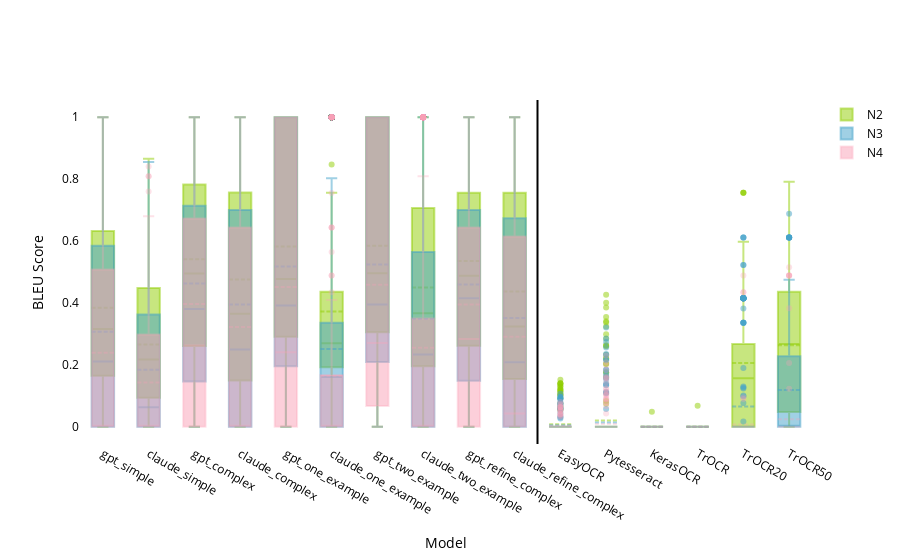

Notebook code cell kept with this figure:
### Code cell
bleu_n2['source'] = 'N2'
bleu_n3['source'] = 'N3'
bleu_n4['source'] = 'N4'
# bleu_n3_noheader['source'] = 'N3 No Header'


combined_bleu = pd.concat([bleu_n2, bleu_n3, bleu_n4])
# combined_bleu = pd.concat([bleu_n3, bleu_n3_noheader])

n2_color = "rgba(143,206,0, 0.5)"  #green
n3_color = "rgba(67, 162, 202, 0.5)"  # semi-transparent blue
df_color = "rgba(250, 159, 181, 0.3)"  # lighter pink with more transparency


fig = go.Figure()

for model in llm_order + ocr_order + ocr_ft_order:
    for source, color in zip(['N2', 'N3', 'N4'], [n2_color, n3_color, df_color]):
    # for source, color in zip(['N3', 'N3 No Header'], [n3_color, df_color]):
        fig.add_trace(go.Box(
            x=combined_bleu[(combined_bleu['model'] == model) & (combined_bleu['source'] == source)]['model'],
            y=combined_bleu[(combined_bleu['model'] == model) & (combined_bleu['source'] == source)]['bleu'],
            # name=f"{model} ({source})",
            boxmean=True,
            marker=dict(color=color),
            showlegend=False  
        ))

fig.add_trace(go.Box(
    y=[None],  
    name='N2',
    marker=dict(color=n2_color),
    showlegend=Falase  
))

fig.add_trace(go.Box(
    y=[None],  
    name='N3',
    marker=dict(color=n3_color),
    showlegend=False 
))

fig.add_trace(go.Box(
    y=[None],  
    name='N4',
    marker=dict(color=df_color),
    showlegend=False  
))

fig.update_layout(
    # title='Comparison of BLEU Scores (N=2 vs. N=3 vs. N=4, All normalized)',
    xaxis_title='Model',
    yaxis_title='BLEU Score',
    font_color = 'black',
    plot_bgcolor='rgba(0,0,0,0)',
    # paper_bgcolor='rgba(0,0,0,0)',
    xaxis=dict(
        categoryorder='array',
        categoryarray=llm_order + ocr_order + ocr_ft_order
    ),
    shapes=[
        dict(
            type="line",
            x0=len(llm_order) - 0.5,
            x1=len(llm_order) - 0.5,
            y0=0,
            y1=1,
            xref="x",
            yref="paper",
            line=dict(color="black", width=2)
        )
    ]
)

fig.show()

### Figure 1 — Plotly figure (JSON) as saved in the notebook; plotly's stock layout.template omitted (floating-point values rounded to 4 significant figures; data arrays with more than 128 entries replaced by an {"elided": "..."} marker saying what was removed)
{"data": [{"boxmean": true, "marker": {"color": "rgba(143,206,0, 0.5)"}, "showlegend": false, "type": "box", "x": {"elided": "283 str values"}, "y": {"elided": "283 float values"}}, {"boxmean": true, "marker": {"color": "rgba(67, 162, 202, 0.5)"}, "showlegend": false, "type": "box", "x": {"elided": "283 str values"}, "y": {"elided": "283 float values"}}, {"boxmean": true, "marker": {"color": "rgba(250, 159, 181, 0.3)"}, "showlegend": false, "type": "box", "x": {"elided": "283 str values"}, "y": {"elided": "283 float values"}}, {"boxmean": true, "marker": {"color": "rgba(143,206,0, 0.5)"}, "showlegend": false, "type": "box", "x": {"elided": "283 str values"}, "y": {"elided": "283 float values"}}, {"boxmean": true, "marker": {"color": "rgba(67, 162, 202, 0.5)"}, "showlegend": false, "type": "box", "x": {"elided": "283 str values"}, "y": {"elided": "283 float values"}}, {"boxmean": true, "marker": {"color": "rgba(250, 159, 181, 0.3)"}, "showlegend": false, "type": "box", "x": {"elided": "283 str values"}, "y": {"elided": "283 float values"}}, {"boxmean": true, "marker": {"color": "rgba(143,206,0, 0.5)"}, "showlegend": false, "type": "box", "x": {"elided": "283 str values"}, "y": {"elided": "283 float values"}}, {"boxmean": true, "marker": {"color": "rgba(67, 162, 202, 0.5)"}, "showlegend": false, "type": "box", "x": {"elided": "283 str values"}, "y": {"elided": "283 float values"}}, {"boxmean": true, "marker": {"color": "rgba(250, 159, 181, 0.3)"}, "showlegend": false, "type": "box", "x": {"elided": "283 str values"}, "y": {"elided": "283 float values"}}, {"boxmean": true, "marker": {"color": "rgba(143,206,0, 0.5)"}, "showlegend": false, "type": "box", "x": {"elided": "283 str values"}, "y": {"elided": "283 float values"}}, {"boxmean": true, "marker": {"color": "rgba(67, 162, 202, 0.5)"}, "showlegend": false, "type": "box", "x": {"elided": "283 str values"}, "y": {"elided": "283 float values"}}, {"boxmean": true, "marker": {"color": "rgba(250, 159, 181, 0.3)"}, "showlegend": false, "type": "box", "x": {"elided": "283 str values"}, "y": {"elided": "283 float values"}}, {"boxmean": true, "marker": {"color": "rgba(143,206,0, 0.5)"}, "showlegend": false, "type": "box", "x": {"elided": "282 str values"}, "y": {"elided": "282 float values"}}, {"boxmean": true, "marker": {"color": "rgba(67, 162, 202, 0.5)"}, "showlegend": false, "type": "box", "x": {"elided": "282 str values"}, "y": {"elided": "282 float values"}}, {"boxmean": true, "marker": {"color": "rgba(250, 159, 181, 0.3)"}, "showlegend": false, "type": "box", "x": {"elided": "282 str values"}, "y": {"elided": "282 float values"}}, {"boxmean": true, "marker": {"color": "rgba(143,206,0, 0.5)"}, "showlegend": false, "type": "box", "x": {"elided": "282 str values"}, "y": {"elided": "282 float values"}}, {"boxmean": true, "marker": {"color": "rgba(67, 162, 202, 0.5)"}, "showlegend": false, "type": "box", "x": {"elided": "282 str values"}, "y": {"elided": "282 float values"}}, {"boxmean": true, "marker": {"color": "rgba(250, 159, 181, 0.3)"}, "showlegend": false, "type": "box", "x": {"elided": "282 str values"}, "y": {"elided": "282 float values"}}, {"boxmean": true, "marker": {"color": "rgba(143,206,0, 0.5)"}, "showlegend": false, "type": "box", "x": {"elided": "281 str values"}, "y": {"elided": "281 float values"}}, {"boxmean": true, "marker": {"color": "rgba(67, 162, 202, 0.5)"}, "showlegend": false, "type": "box", "x": {"elided": "281 str values"}, "y": {"elided": "281 float values"}}, {"boxmean": true, "marker": {"color": "rgba(250, 159, 181, 0.3)"}, "showlegend": false, "type": "box", "x": {"elided": "281 str values"}, "y": {"elided": "281 float values"}}, {"boxmean": true, "marker": {"color": "rgba(143,206,0, 0.5)"}, "showlegend": false, "type": "box", "x": {"elided": "281 str values"}, "y": {"elided": "281 float values"}}, {"boxmean": true, "marker": {"color": "rgba(67, 162, 202, 0.5)"}, "showlegend": false, "type": "box", "x": {"elided": "281 str values"}, "y": {"elided": "281 float values"}}, {"boxmean": true, "marker": {"color": "rgba(250, 159, 181, 0.3)"}, "showlegend": false, "type": "box", "x": {"elided": "281 str values"}, "y": {"elided": "281 float values"}}, {"boxmean": true, "marker": {"color": "rgba(143,206,0, 0.5)"}, "showlegend": false, "type": "box", "x": {"elided": "283 str values"}, "y": {"elided": "283 float values"}}, {"boxmean": true, "marker": {"color": "rgba(67, 162, 202, 0.5)"}, "showlegend": false, "type": "box", "x": {"elided": "283 str values"}, "y": {"elided": "283 float values"}}, {"boxmean": true, "marker": {"color": "rgba(250, 159, 181, 0.3)"}, "showlegend": false, "type": "box", "x": {"elided": "283 str values"}, "y": {"elided": "283 float values"}}, {"boxmean": true, "marker": {"color": "rgba(143,206,0, 0.5)"}, "showlegend": false, "type": "box", "x": {"elided": "283 str values"}, "y": {"elided": "283 float values"}}, {"boxmean": true, "marker": {"color": "rgba(67, 162, 202, 0.5)"}, "showlegend": false, "type": "box", "x": {"elided": "283 str values"}, "y": {"elided": "283 float values"}}, {"boxmean": true, "marker": {"color": "rgba(250, 159, 181, 0.3)"}, "showlegend": false, "type": "box", "x": {"elided": "283 str values"}, "y": {"elided": "283 float values"}}, {"boxmean": true, "marker": {"color": "rgba(143,206,0, 0.5)"}, "showlegend": false, "type": "box", "x": {"elided": "283 str values"}, "y": {"elided": "283 float values"}}, {"boxmean": true, "marker": {"color": "rgba(67, 162, 202, 0.5)"}, "showlegend": false, "type": "box", "x": {"elided": "283 str values"}, "y": {"elided": "283 float values"}}, {"boxmean": true, "marker": {"color": "rgba(250, 159, 181, 0.3)"}, "showlegend": false, "type": "box", "x": {"elided": "283 str values"}, "y": {"elided": "283 float values"}}, {"boxmean": true, "marker": {"color": "rgba(143,206,0, 0.5)"}, "showlegend": false, "type": "box", "x": {"elided": "283 str values"}, "y": {"elided": "283 float values"}}, {"boxmean": true, "marker": {"color": "rgba(67, 162, 202, 0.5)"}, "showlegend": false, "type": "box", "x": {"elided": "283 str values"}, "y": {"elided": "283 float values"}}, {"boxmean": true, "marker": {"color": "rgba(250, 159, 181, 0.3)"}, "showlegend": false, "type": "box", "x": {"elided": "283 str values"}, "y": {"elided": "283 float values"}}, {"boxmean": true, "marker": {"color": "rgba(143,206,0, 0.5)"}, "showlegend": false, "type": "box", "x": {"elided": "283 str values"}, "y": {"elided": "283 float values"}}, {"boxmean": true, "marker": {"color": "rgba(67, 162, 202, 0.5)"}, "showlegend": false, "type": "box", "x": {"elided": "283 str values"}, "y": {"elided": "283 int values"}}, {"boxmean": true, "marker": {"color": "rgba(250, 159, 181, 0.3)"}, "showlegend": false, "type": "box", "x": {"elided": "283 str values"}, "y": {"elided": "283 int values"}}, {"boxmean": true, "marker": {"color": "rgba(143,206,0, 0.5)"}, "showlegend": false, "type": "box", "x": {"elided": "283 str values"}, "y": {"elided": "283 float values"}}, {"boxmean": true, "marker": {"color": "rgba(67, 162, 202, 0.5)"}, "showlegend": false, "type": "box", "x": {"elided": "283 str values"}, "y": {"elided": "283 int values"}}, {"boxmean": true, "marker": {"color": "rgba(250, 159, 181, 0.3)"}, "showlegend": false, "type": "box", "x": {"elided": "283 str values"}, "y": {"elided": "283 int values"}}, {"boxmean": true, "marker": {"color": "rgba(143,206,0, 0.5)"}, "showlegend": false, "type": "box", "x": {"elided": "210 str values"}, "y": {"elided": "210 float values"}}, {"boxmean": true, "marker": {"color": "rgba(67, 162, 202, 0.5)"}, "showlegend": false, "type": "box", "x": {"elided": "210 str values"}, "y": {"elided": "210 float values"}}, {"boxmean": true, "marker": {"color": "rgba(250, 159, 181, 0.3)"}, "showlegend": false, "type": "box", "x": {"elided": "210 str values"}, "y": {"elided": "210 float values"}}, {"boxmean": true, "marker": {"color": "rgba(143,206,0, 0.5)"}, "showlegend": false, "type": "box", "x": {"elided": "131 str values"}, "y": {"elided": "131 float values"}}, {"boxmean": true, "marker": {"color": "rgba(67, 162, 202, 0.5)"}, "showlegend": false, "type": "box", "x": {"elided": "131 str values"}, "y": {"elided": "131 float values"}}, {"boxmean": true, "marker": {"color": "rgba(250, 159, 181, 0.3)"}, "showlegend": false, "type": "box", "x": {"elided": "131 str values"}, "y": {"elided": "131 float values"}}, {"marker": {"color": "rgba(143,206,0, 0.5)"}, "name": "N2", "showlegend": true, "type": "box", "y": [null]}, {"marker": {"color": "rgba(67, 162, 202, 0.5)"}, "name": "N3", "showlegend": true, "type": "box", "y": [null]}, {"marker": {"color": "rgba(250, 159, 181, 0.3)"}, "name": "N4", "showlegend": true, "type": "box", "y": [null]}], "layout": {"font": {"color": "black"}, "plot_bgcolor": "rgba(0,0,0,0)", "shapes": [{"line": {"color": "black", "width": 2}, "type": "line", "x0": 9.5, "x1": 9.5, "xref": "x", "y0": 0, "y1": 1, "yref": "paper"}], "xaxis": {"categoryarray": ["gpt_simple", "claude_simple", "gpt_complex", "claude_complex", "gpt_one_example", "claude_one_example", "gpt_two_example", "claude_two_example", "gpt_refine_complex", "claude_refine_complex", "EasyOCR", "Pytesseract", "KerasOCR", "TrOCR", "TrOCR20", "TrOCR50"], "categoryorder": "array", "title": {"text": "Model"}}, "yaxis": {"title": {"text": "BLEU Score"}}}}
